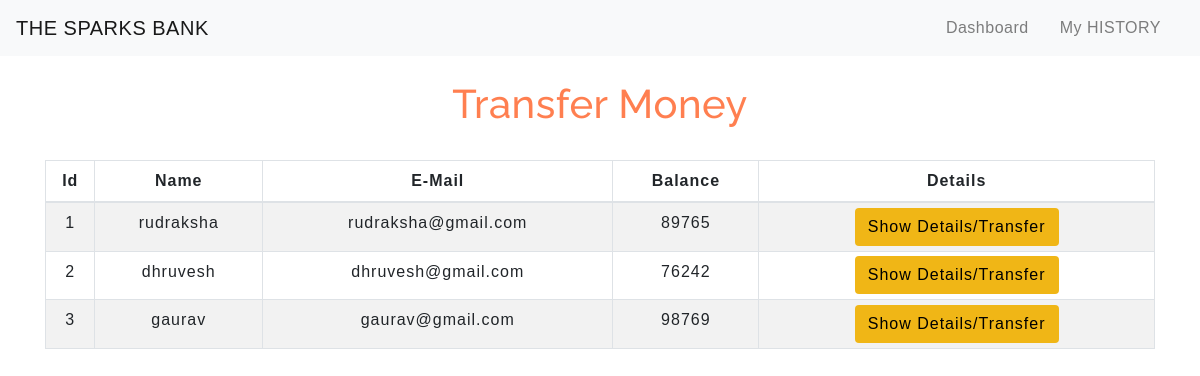
The app's page /transfermoney.php with its own data.
### tables this page shows
CREATE TABLE `users` (
  `id` int(5) NOT NULL,
  `name` text NOT NULL,
  `email` varchar(30) NOT NULL,
  `balance` int(8) NOT NULL
);

### transfermoney.php (the view, shortened to what this page needs)
<!DOCTYPE html>
<html lang="en">
<head>
    <link rel="stylesheet" href="https://maxcdn.bootstrapcdn.com/bootstrap/4.0.0/css/bootstrap.min.css">
    <link rel="stylesheet" type="text/css" href="css/table.css">
    <link rel="stylesheet" type="text/css" href="css/navbar.css">
</head>
<body>
<?php
    include 'config.php';
    $sql = "SELECT * FROM users";
    $result = mysqli_query($conn,$sql);
?>
<?php
  include 'navbar.php';
?>
<div class="container">
        <h2 class="text-center pt-4">Transfer Money</h2>
        <br>
            <div class="row">
                <div class="col">
                    <div class="table-responsive-sm">
                    <table class="table table-hover table-sm table-striped table-condensed table-bordered">
                        <thead>
                            <tr>
                            <th scope="col" class="text-center py-2">Id</th>
                            <th scope="col" class="text-center py-2">Name</th>
                            <th scope="col" class="text-center py-2">E-Mail</th>
                            <th scope="col" class="text-center py-2">Balance</th>
                            <th scope="col" class="text-center py-2">Details</th>
                            </tr>
                        </thead>
                        <tbody>
                <?php
                    while($rows=mysqli_fetch_assoc($result)){
                ?>
                    <tr>
                        <td class="py-2"><?php echo $rows['id'] ?></td>
                        <td class="py-2"><?php echo $rows['name']?></td>
                        <td class="py-2"><?php echo $rows['email']?></td>
                        <td class="py-2"><?php echo $rows['balance']?></td>
                        <td><a href="selecteduserdetail.php?id= <?php echo $rows['id'] ;?>"> <button type="button" class="btn">Show Details/Transfer</button></a></td>
                    </tr>
                <?php
                    }
                ?>
                        </tbody>
                    </table>
                    </div>
                </div>
            </div>
         </div>
</body>
</html>

### table.css (style rules this page uses)
* { padding: 0; margin: 0; box-sizing: border-box; font-family: sans-serif; }
h2 { font-size: 40px; }
table { letter-spacing: 1.6px; }
td { text-align: center; }
button { border:none; background: #f0b616; transition: 0.5s; }
@media only screen and (orientation: landscape) { * { letter-spacing: 1px; } }

### navbar.css (style rules this page uses)
h2 { color: coral; letter-spacing: 0.5px; font-family: raleway; }

### transfermoney.php (style rules this page uses)
button { transition: 1.5s; }

### records on screen
users: id "1", name "rudraksha", email "rudraksha@gmail.com", balance "89765"
users: id "2", name "dhruvesh", email "dhruvesh@gmail.com", balance "76242"
users: id "3", name "gaurav", email "gaurav@gmail.com", balance "98769"
